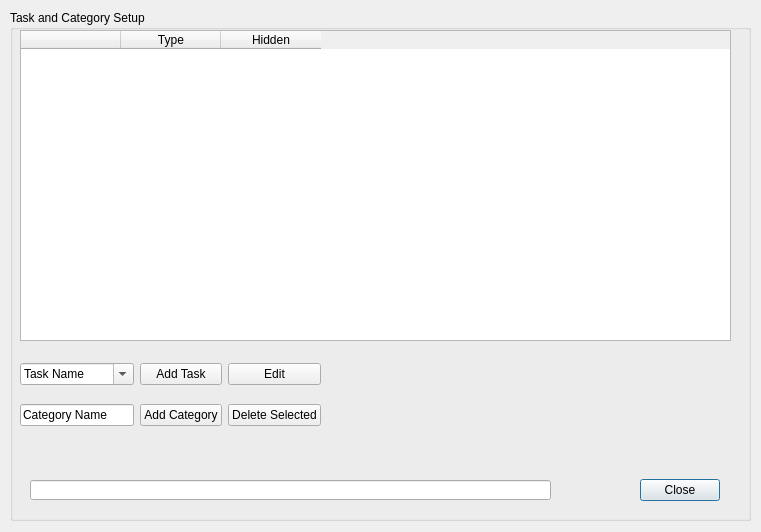
<?xml version="1.0" encoding="UTF-8"?>
<ui version="4.0">
 <class>Task_Setup_Dialog</class>
 <widget class="QDialog" name="Task_Setup_Dialog">
  <property name="geometry">
   <rect>
    <x>0</x>
    <y>0</y>
    <width>761</width>
    <height>532</height>
   </rect>
  </property>
  <property name="windowTitle">
   <string>Task and Category Setup</string>
  </property>
  <widget class="QGroupBox" name="groupBox">
   <property name="geometry">
    <rect>
     <x>10</x>
     <y>10</y>
     <width>741</width>
     <height>511</height>
    </rect>
   </property>
   <property name="title">
    <string>Task and Category Setup</string>
   </property>
   <widget class="QDialogButtonBox" name="buttonBox">
    <property name="geometry">
     <rect>
      <x>630</x>
      <y>460</y>
      <width>81</width>
      <height>41</height>
     </rect>
    </property>
    <property name="layoutDirection">
     <enum>Qt::RightToLeft</enum>
    </property>
    <property name="orientation">
     <enum>Qt::Horizontal</enum>
    </property>
    <property name="standardButtons">
     <set>QDialogButtonBox::Close</set>
    </property>
   </widget>
   <widget class="QLineEdit" name="lineEdit_3">
    <property name="geometry">
     <rect>
      <x>20</x>
      <y>470</y>
      <width>521</width>
      <height>20</height>
     </rect>
    </property>
   </widget>
   <widget class="QTableWidget" name="tableWidget">
    <property name="geometry">
     <rect>
      <x>10</x>
      <y>20</y>
      <width>711</width>
      <height>311</height>
     </rect>
    </property>
    <column>
     <property name="text">
      <string/>
     </property>
    </column>
    <column>
     <property name="text">
      <string>Type</string>
     </property>
    </column>
    <column>
     <property name="text">
      <string>Hidden</string>
     </property>
    </column>
   </widget>
   <widget class="QWidget" name="gridLayoutWidget">
    <property name="geometry">
     <rect>
      <x>10</x>
      <y>340</y>
      <width>301</width>
      <height>91</height>
     </rect>
    </property>
    <layout class="QGridLayout" name="gridLayout_2">
     <item row="0" column="0">
      <widget class="QComboBox" name="taskName_comboBox">
       <property name="editable">
        <bool>true</bool>
       </property>
       <property name="currentText">
        <string>Task Name</string>
       </property>
      </widget>
     </item>
     <item row="1" column="0">
      <widget class="QLineEdit" name="categoryName_lineEdit">
       <property name="text">
        <string>Category Name</string>
       </property>
      </widget>
     </item>
     <item row="0" column="1">
      <widget class="QPushButton" name="addTask_pushButton">
       <property name="text">
        <string>Add Task</string>
       </property>
      </widget>
     </item>
     <item row="1" column="1">
      <widget class="QPushButton" name="addCategory_pushButton">
       <property name="text">
        <string>Add Category</string>
       </property>
      </widget>
     </item>
     <item row="0" column="2">
      <widget class="QPushButton" name="edit_pushButton">
       <property name="text">
        <string>Edit</string>
       </property>
      </widget>
     </item>
     <item row="1" column="2">
      <widget class="QPushButton" name="deleteSelected_pushButton">
       <property name="text">
        <string>Delete Selected</string>
       </property>
      </widget>
     </item>
    </layout>
   </widget>
  </widget>
 </widget>
 <resources/>
 <connections/>
</ui>
